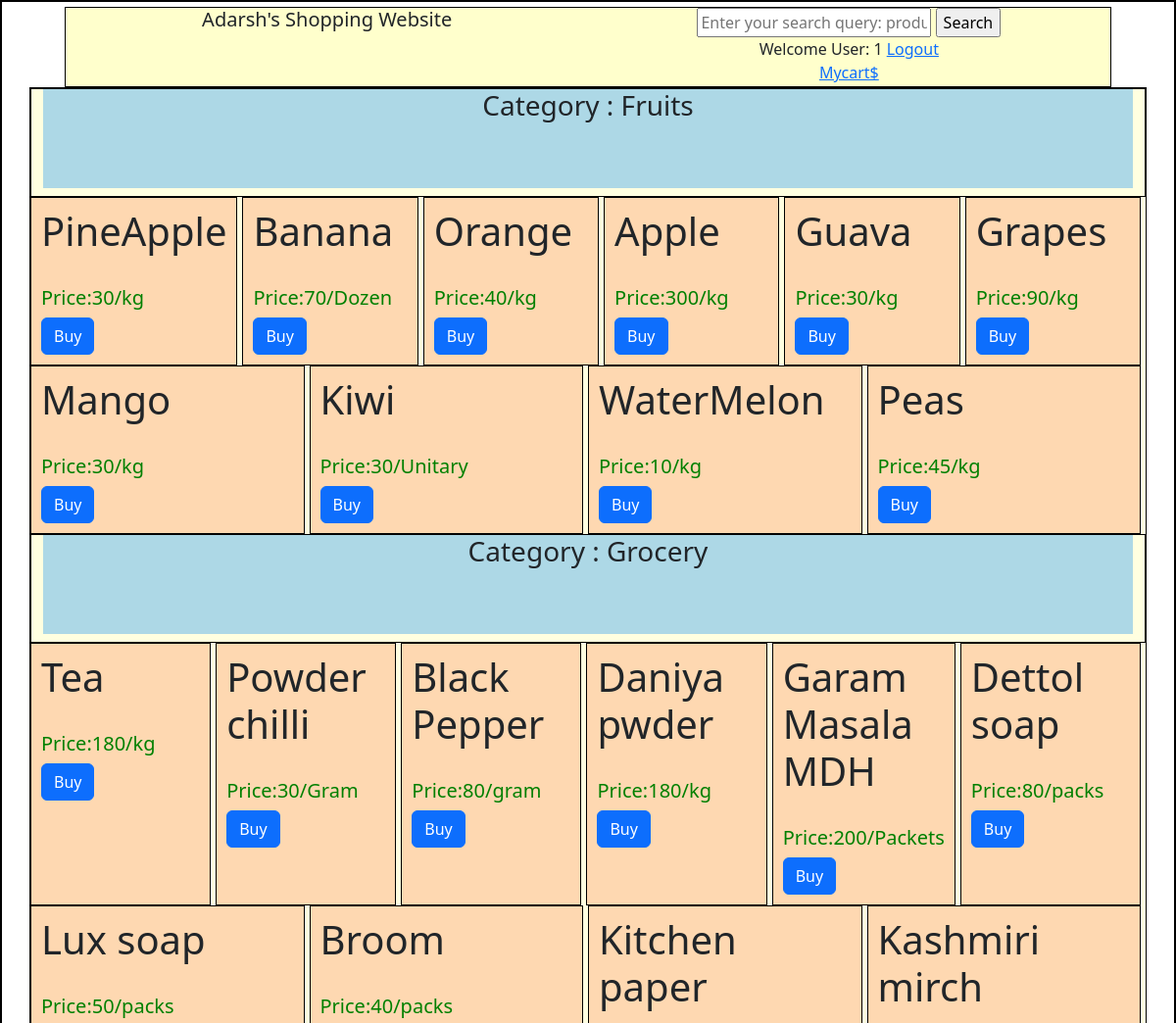
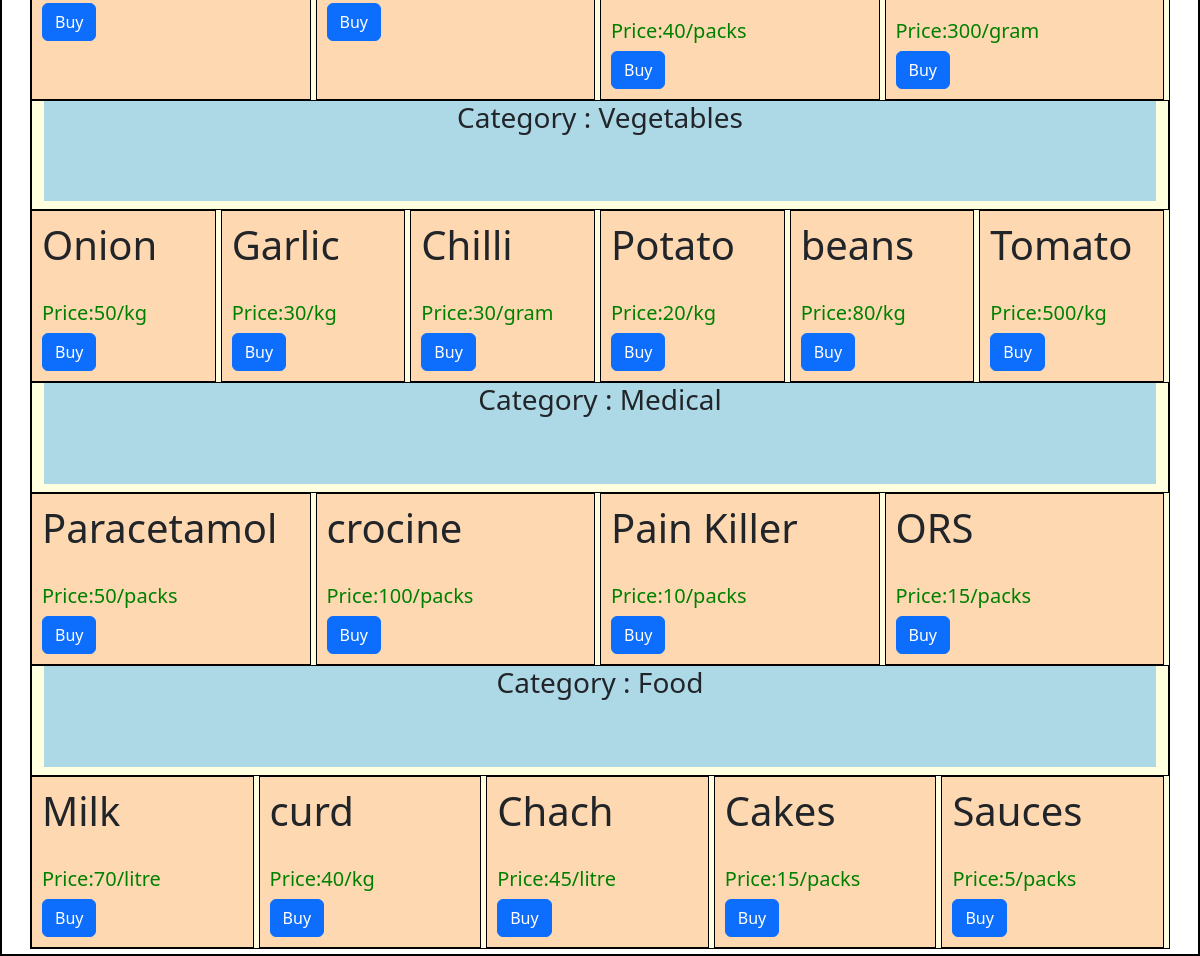
Screenshot of /product?uid=1 with the database file from the repository (2 pictures, top to bottom).
### application/models.py (models this page shows)
class products(db.Model):
  __tablename__="product"
  product_name=db.Column(db.String, primary_key=True, unique=True)
  category=db.Column(db.String)
  unit=db.Column(db.String)
  rate_per_unit=db.Column(db.Integer )
  quantity=db.Column(db.Integer )

### application/controllers.py (the view)
@app.route("/product", methods=["GET", "POST"])
def product():
  data=products.query.all()
  uid=request.args["uid"]
  cat=db.session.query(products.category).distinct().all()
  return render_template("product.html",data1=data, cat=cat,uid=uid)

### templates/product.html (shortened to what this page needs)
<!DOCTYPE HTML>
<html>
 <head>
   <link href="https://cdn.jsdelivr.net/npm/bootstrap@5.3.0-alpha3/dist/css/bootstrap.min.css" rel="stylesheet">
  </head>
 <body style="border: 2px solid Black;padding: 5px;">
<div class="container" style="border: 1px solid black;text-align:center; height:100%; width:90%">
 <div class="row" style="height:80px;">
   <div class="header" style=" width:50%; float:left;text-align:center;background-color:#FFFFCC">
       <h5> Adarsh's  Shopping Website </h5>
   </div>
   <div class="header topnav" style="background-color:#FFFFCC; width:50%; float:left;text-align:center;">
        <div style="width:100%">
        <form method="POST" action="/search?uid={{uid}}">
             <input type="text" name="query" placeholder="Enter your search query: product name">
        <input type="submit" value="Search">
    </form>
        Welcome User: {{uid}}
        <a href="/"> Logout </a> <br>
        <a href=/mycart?uid={{uid}}> Mycart$ </a>
        </div>
   </div>
 </div>
</div>
<div class="container" style="border: 1px solid black;background-color:#FFFFE0" >
 <div class="row" id="top" >
   {% for cat in cat %}
   <div style="border: 1px solid black;text-align:center">
      <h3 style="background-color:#ADD8E6"> Category : {{cat.category}}<br> <br><br></h3>
    </div>
     {% for i in data1 %}
     {% if cat.category==i.category %}
      <div class="col"  id="bottom" style="border: 1px solid black;background-color:#FED8B1 ;padding: 10px; margin-right:5px">
           <div>
              <h1>{{i["product_name"]}}</h1>
              <br>
              <h5 style="color:green">Price:{{i["rate_per_unit"]}}/{{i["unit"]}}</h5>
           </div>
        <div>
           <div class="input-group flex-nowrap" style="display:flex">
           <form action=/user_order?uid={{uid}}&pname={{i.product_name}}&category={{i.category}} method="POST">
               <button type="submit" class="btn btn-primary"> Buy </button>
           </form>
           </div>
        </div>
      </div>
      {% endif %}
    {% endfor %}
   {% endfor %}
 </div>
</div>
 </body>
</html>

### rows the page displays
products: product_name "PineApple", rate_per_unit "30", unit "kg"
products: product_name "Banana", rate_per_unit "70", unit "Dozen"
products: product_name "Orange", rate_per_unit "40", unit "kg"
products: product_name "Apple", rate_per_unit "300", unit "kg"
products: product_name "Guava", rate_per_unit "30", unit "kg"
products: product_name "Grapes", rate_per_unit "90", unit "kg"
products: product_name "Mango", rate_per_unit "30", unit "kg"
products: product_name "Kiwi", rate_per_unit "30", unit "Unitary"
products: product_name "WaterMelon", rate_per_unit "10", unit "kg"
products: product_name "Peas", rate_per_unit "45", unit "kg"
products: product_name "Tea", rate_per_unit "180", unit "kg"
products: product_name "Powder chilli", rate_per_unit "30", unit "Gram"
products: product_name "Black Pepper", rate_per_unit "80", unit "gram"
products: product_name "Daniya pwder", rate_per_unit "180", unit "kg"
products: product_name "Garam Masala MDH", rate_per_unit "200", unit "Packets"
products: product_name "Dettol soap", rate_per_unit "80", unit "packs"
products: product_name "Lux soap", rate_per_unit "50", unit "packs"
products: product_name "Broom", rate_per_unit "40", unit "packs"
products: product_name "Kitchen paper", rate_per_unit "40", unit "packs"
products: product_name "Kashmiri mirch", rate_per_unit "300", unit "gram"
products: product_name "Onion", rate_per_unit "50", unit "kg"
products: product_name "Garlic", rate_per_unit "30", unit "kg"
products: product_name "Chilli", rate_per_unit "30", unit "gram"
products: product_name "Potato", rate_per_unit "20", unit "kg"
products: product_name "beans", rate_per_unit "80", unit "kg"
products: product_name "Tomato", rate_per_unit "500", unit "kg"
products: product_name "Paracetamol", rate_per_unit "50", unit "packs"
products: product_name "crocine", rate_per_unit "100", unit "packs"
products: product_name "Pain Killer", rate_per_unit "10", unit "packs"
products: product_name "ORS", rate_per_unit "15", unit "packs"
products: product_name "Milk", rate_per_unit "70", unit "litre"
products: product_name "curd", rate_per_unit "40", unit "kg"
products: product_name "Chach", rate_per_unit "45", unit "litre"
products: product_name "Cakes", rate_per_unit "15", unit "packs"
products: product_name "Sauces", rate_per_unit "5", unit "packs"

### other values shown
{{ uid }} "1"
{{ cat.category }} "Fruits" "Grocery" "Vegetables" "Medical" "Food"
